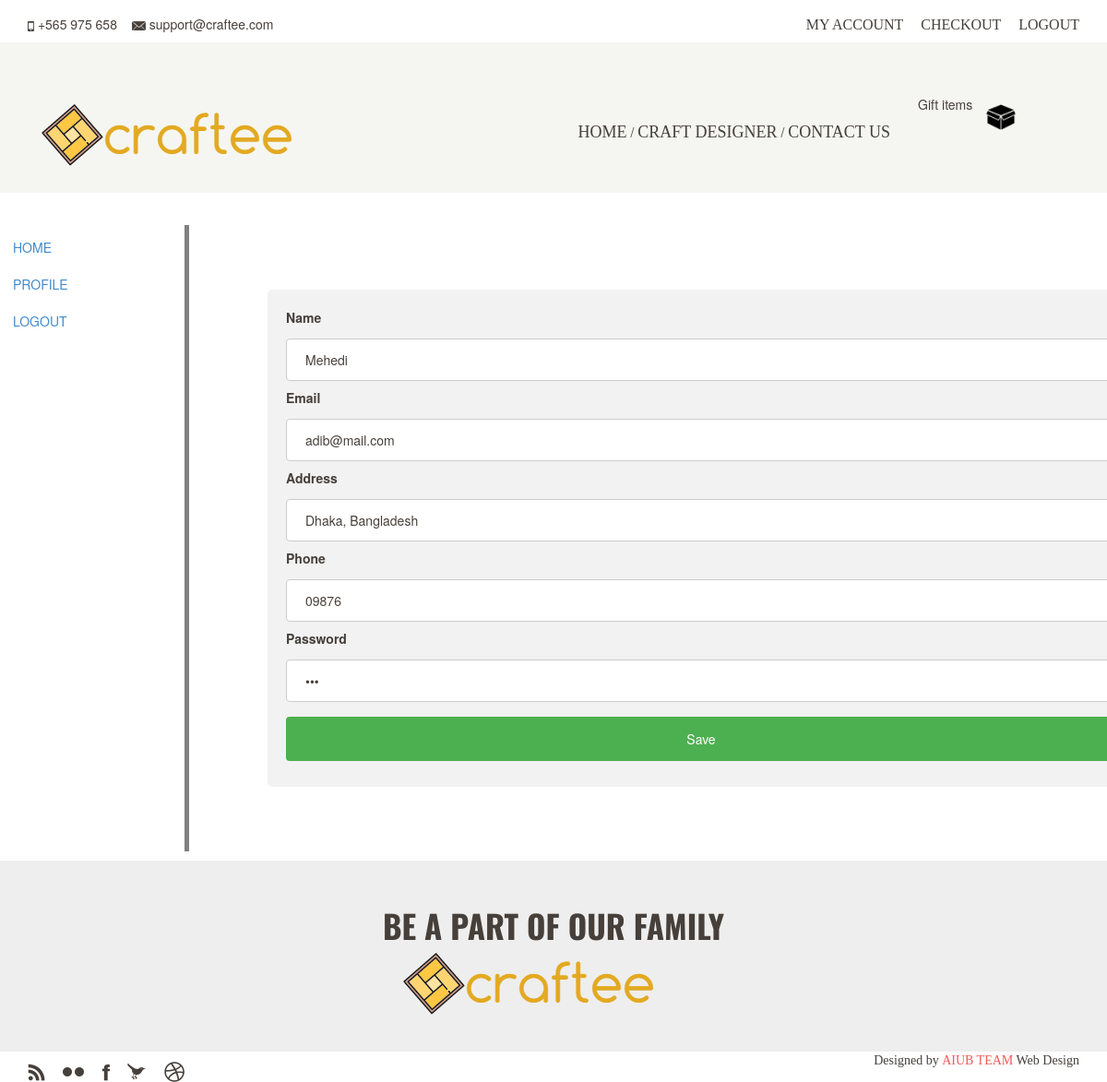
The page /profile.php (signed in) on the database its author committed.
### tables this page shows
CREATE TABLE IF NOT EXISTS `tbl_user` (
`id` int(11) NOT NULL,
  `name` varchar(50) NOT NULL,
  `email` varchar(50) NOT NULL,
  `password` varchar(100) NOT NULL,
  `userCatId` int(11) NOT NULL,
  `contact` varchar(20) NOT NULL,
  `address` varchar(300) NOT NULL,
  `isVerified` tinyint(1) NOT NULL,
  `verificationCode` varchar(100) NOT NULL,
  `isActive` tinyint(1) NOT NULL
);

### profile.php (called while the page is built, shortened)
<?php
require 'models/userClass.php';
$userObj=new UserClass();
$user=$userObj->getUserDetail($_SESSION['userID']);
require 'views/profile.view.php';

### models/model.php (called while the page is built, shortened)
<?php
class Model
{
	private $username='root';
	private $password='';
	private $database='craftee_db';
	private $servername='localhost';
	function __construct()
	{
		try {
		    $this->db = new PDO("mysql:host=$this->servername;dbname=$this->database", $this->username, $this->password);
		    }
		catch(PDOException $e)
		    {
		    echo "Connection failed: " . $e->getMessage();
		    }
	}
}

### models/userClass.php (called while the page is built, shortened)
<?php
require_once 'model.php';
class UserClass  extends Model
{
	public function getUserDetail($id)
	{
		try{
			$stmt=$this->db->prepare("SELECT * from tbl_USER where id=:id");
			$stmt->bindparam(':id',$id);
			$stmt->execute();
		 	$stmt->setFetchMode(PDO::FETCH_ASSOC);
		 	$result=$stmt->fetch();
		 	return $result;
		 	}
		 	catch(Exception $e){
		 		echo $e->getMessage();
		 	}
	}
}

### views/profile.view.php (the view)
<?php require 'statics/header.view.php'; ?>
<?php require 'statics/sidebar.view.php'; ?>
<article>
    <div class="container">
          <form action="profile.php" method="post">
            <label for="name">Name</label>
            <input type="text" id="fname" name="name" value='<?=$user['name'] ?>'>
            <label for="email">Email</label>
            <input type="text" id="email" name="email" value='<?=$user['email'] ?>'>
            <label for="address">Address</label>
            <input type="text" id="address" name="address" value='<?=$user['address'] ?>'>
        	<label for="phone">Phone</label>
            <input type="text" id="phone" name="phone" value='<?=$user['contact'] ?>'>
            <label for="password">Password</label>
            <input type="password" id="password" name="password" value='<?=$user['password'] ?>'>
            <input type="submit" value="Save">
          </form>
      </div>
</article>
<?php require 'statics/footer.view.php'; ?>

### resource/css/style.css (style rules this page uses)
html,body { color: #463f3a; }
article { margin-left: 200px; border-left: 5px solid gray; padding: 5em; overflow: hidden; }
input[type=text], select { width: 100%; padding: 12px 20px; margin: 8px 0; display: inline-block; border: 1px solid #ccc; border-radius: 4px; box-sizing: border-box; }
input[type=password], select { width: 100%; padding: 12px 20px; margin: 8px 0; display: inline-block; border: 1px solid #ccc; border-radius: 4px; box-sizing: border-box; }
input[type=submit] { width: 100%; background-color: #4CAF50; color: white; padding: 14px 20px; margin: 8px 0; border: none; border-radius: 4px; cursor: pointer; }
form { border-radius: 5px; background-color: #f2f2f2; padding: 20px; margin-right:200px; }

### rows shown on the page
tbl_user: name "Mehedi", email "adib@mail.com", address "Dhaka, Bangladesh", phone "09876"
